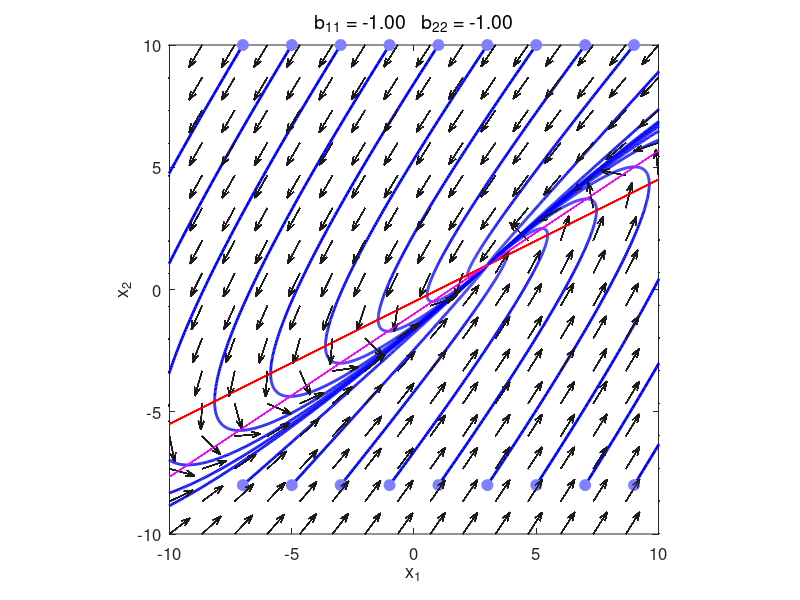
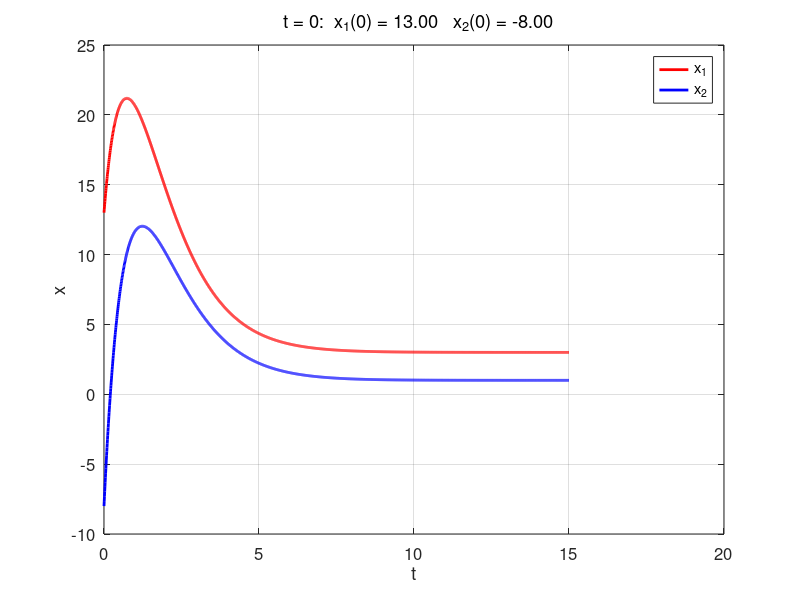

Reproduce these figures in MATLAB, in order.
% chaos10.m

% Dynamics of Linear and Nonlinear Systems
% PHASE PLANE ANALYSIS: LInear Systems

% Ian Cooper
% email: ian.cooper@sydney.edu.au
% School of Physics, University of Sydney
% 180813 / Matlab version R2018a

% DOING PHYSICS WITH MATLAB 
%    ../mphome.htm
% Reference page for documentation and notes
%    http://www.physics.usyd.edu.au/teach_res/mp/doc/chaos10.pdf

clear 
close all  % comment/uncomment to hold on plot for extra initial conditions
clc


% INPUTS [default values] ===========================================

% D.E. coefficients  K matrix  [2 1 0; 2 -1 0]
  k11 = 1; k12 = -2; k13 = -1;
  k21 = 2; k22 = -3; k23 = -3;

% Initial conditions t = 0 : range for x1(1)  [-10:10]   z space
   x1I = -10:2:10;
   
% Initial conditions: t = 0  x2(1) values  [9]           z space
   x2I = 9;  

% Time domain: time interval tMax [15] / number of time steps nT [2000]
   tMax = 15;
   nT = 2000;

% Phase space setup: dimensions [-10 to + 10] / number of vectors nX*nX [16] 
   L = 10;
   x1Min = -L; 
   x1Max = L;
   x2Min = -L; 
   x2Max = L;
   nX = 16;      

     
% CALCULATIONS =====================================================

% K matrix
   K = [k11 k12;k21 k22];
 
% Equilibrium (critical) point 
   xC = K\[-k13;-k23];
    
% (x,y) coordinates for a set of Initial Conditions
   LenXI = length(x1I);
   x1I(LenXI+1:2*LenXI) = x1I;
   x2I = x2I.*ones(1,LenXI);
   x2I(LenXI+1:2*LenXI) = -x2I;

% Eigenfunctions a and eigenvalues b
   [a, b] = eig(K);
   

% COMMAND WINDOW OUTPUT  ==============================================
  disp('D.E. coefficients k11 k12 k13 / k21 k23 k23')
  fprintf('   %2.2f   %2.2f   %2.2f ',k11,k12,k13);
  disp('  ')
  fprintf('   %2.2f   %2.2f   %2.2f ',k21,k22,k23);
  disp('  ')
  disp('  ')
  disp('Eigenvalues b = ')
  disp(b)
  disp('Eigenfunction a = ')
  disp(a)
  
  
% SOLUTIONS D.E.  =====================================================  
figure(1)   % phase space portrait
   FS = 12;
   pos = [0.02 0.05 0.25 0.35];
   set(gcf,'Units','normalized');
   set(gcf,'Position',pos);
   set(gcf,'color','w');
   
for c = 1:2*LenXI 
% Initial conditions    
   xI = [x1I(c);x2I(c)];

% C coefficients
   C = a\xI;

% c coefficients
   cc = zeros(2,2);
   cc(:,1) = a(:,1)*C(1);
   cc(:,2) = a(:,2)*C(2);

% Time domain 
   t = linspace(0,tMax,nT);
  
% Phase space state variables: Solutions  
   x1 = cc(1,1).*exp(b(1,1)*t) + cc(1,2).*exp(b(2,2)*t);
   x2 = cc(2,1).*exp(b(1,1)*t) + cc(2,2).*exp(b(2,2)*t);

% Translations  
   x1 = x1 + xC(1);
   x2 = x2 + xC(2);
  
% Phase plane grid and unit vectors
   x = linspace(x1Min,x1Max,nX);
   y = linspace(x2Min,x2Max,nX);
   [xx, yy] = meshgrid(x,y);
   f = K(1,1).*xx + K(1,2).*yy + k13;
   g = K(2,1).*xx + K(2,2).*yy + k23;
  
   fs = f./sqrt(f.^2 + g.^2);    % unit vectors
   gs = g./sqrt(f.^2  +g.^2);
  
% x1 and x2 nullclines: slopes m 
   mx = -(K(1,1))/K(1,2);
   my = -(K(2,1))/K(2,2);
   xN = mx .* x - k13/k12;
   yN = my .* x - k23/k22;
   


   
% GRAPHICS ============================================================   

% VECTOR FIELD
   hq = quiver(xx,yy,fs,gs);
   xlim([x1Min x1Max])
   ylim([x2Min x2Max])
   
   set(hq,'color',[0.1 0.1 0.1],'AutoScaleFactor',0.6);
   set(gca,'fontsize',FS)
   
   hold on
   
% NULLCLINES
   xP = x; yP = xN;
   if K(1,2) == 0
     xP = [xC(1) xC(1)];  yP = [x2Min x2Max]; 
   end    
   plot(xP,yP,'r');
   
   xP = x; yP = yN;
   if K(2,2) == 0
     xP = [xC(1) xC(1)];  yP = [x2Min x2Max]; 
   end    
   plot(xP,yP,'m');
   
% TRAJECTORY   
   plot(real(x1),real(x2),'b','linewidth',2);
   
% INITIAL CONDITIONS   
   Hplot = plot(real(x1(1)),real(x2(1)),'o');
   set(Hplot,'markersize',8,'markerFaceColor',[0.5 0.5 1],'markerEdgeColor',[0.5 0.5 1])
   
% Graph setup   
   axis square
   xlabel('x_1')
   ylabel('x_2')
   box on
   tm1 = 'b_{11} = ';
   tm2 = num2str(b(1,1),'%3.2f ');
   tm3 = '   b_{22} = ';
   tm4 = num2str(b(2,2),'%3.2f');
   tm = [tm1 tm2 tm3 tm4];
   ht = title(tm,'fontweight','normal');
   set(ht,'Fontsize',14);
end

figure(2)  % state variables as functions of time
   FS = 12;
   pos = [0.32 0.05 0.25 0.35];
   set(gcf,'Units','normalized');
   set(gcf,'Position',pos);
   set(gcf,'color','w');
   
   xP = t; yP = real(x1);
   plot(xP,yP,'r','linewidth',2);
   hold on
   yP = real(x2);
   plot(xP,yP,'b','linewidth',2)
   grid on
   legend('x_1','x_2');
   xlabel('t'); ylabel('x');
   tm1 = '  t = 0:  x_1(0) = ';
   tm2 = num2str(real(x1(1)),'%3.2f ');
   tm3 = '   x_2(0) = ';
   tm4 = num2str(real(x2(1)),'%3.2f');
   tm = [tm1 tm2 tm3 tm4];
   title(tm,'fontweight','normal')
   set(gca,'fontsize',FS)
   
   
   
